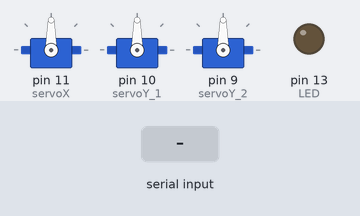
This sketch was run on a simulated Arduino Uno, built with avr-gcc and run on an emulated ATmega328P. Parts: 3 × servo, output pins drawn as LEDs (lit = HIGH). The test bench sets the inputs (shaded band).

Above: at 1.2 s.
1.3 s: "90,45:" received over Serial
At 3.4 s:
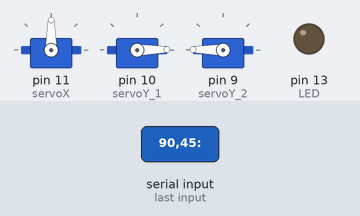
3.8 s: "30,150:" received over Serial
At 6.0 s:
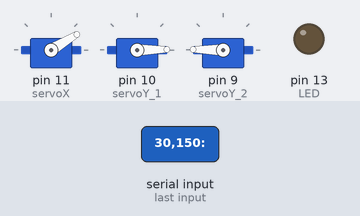
6.3 s: "5:" received over Serial
At 8.0 s:
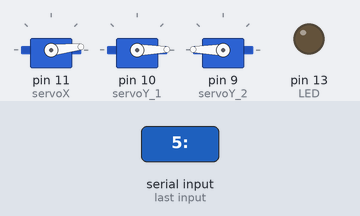
8.8 s: "200:" received over Serial
At 10.4 s:
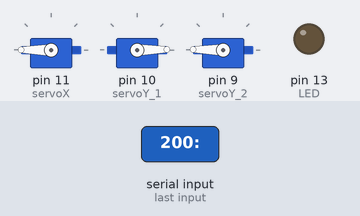
Timing chart, 0 to 11.9 s (numbered marks = the images above; inputs shaded):
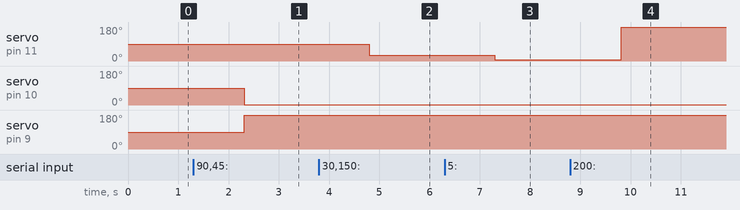

Measured:
- after the input at 1.3 s, servo on pin 10 (servoY_1): 90° → 1° after 1.0 s; servo on pin 9 (servoY_2): 90° → 179° after 1.0 s
- after the input at 3.8 s, servo on pin 11 (servoX): 90° → 31° after 1.0 s
- after the input at 6.3 s, servo on pin 11 (servoX): 31° → 6° after 1.0 s
- after the input at 8.8 s, servo on pin 11 (servoX): 6° → 180° after 1.0 s

The sketch:

ArduinoCOM_XY_coordTrack.ino
```cpp
#include <Servo.h>

Servo servoX; //"yaw"
Servo servoY_1; //"pitch
Servo servoY_2; //"pitch" two

int LED = 13;

int servoPosX = 90; //to store servo's x position
int servoPosY_1 = 90; //to store servo's y position
int servoPosY_2 = 90;

void setup() {
    // put your setup code here, to run once:
    Serial.begin(250000);
    pinMode(LED, OUTPUT);
    servoX.attach(11);
    servoY_1.attach(10);
    servoY_2.attach(9);
    servoX.write(servoPosX);
    servoY_1.write(servoPosY_1);
    servoY_2.write(servoPosY_2);
}

void loop() {
    //put your main code here, to run repeatedly:
    //delay(500);
    String s;
    String return_text;
    int count;
    int xDegree, yDegree;

    if (Serial.available() > 0) {
        String dataIn;
        count = 0;
        xDegree = (Serial.readStringUntil(':')).toInt();
        yDegree = (Serial.readStringUntil('\n')).toInt();

        //return_text = "info variable string is: " + dataIn;
        //Serial.println(yDegree, DEC);

        if (yDegree < servoPosY_1 /*&& degree != 0*/) {
            while (servoPosY_1 > yDegree) {
                servoY_1.write(servoPosY_1);
                servoY_2.write(servoPosY_2);
                //delay(2);
                //digitalWrite(LED, HIGH);
                servoPosY_1 -= 1;
                servoPosY_2 += 1; //goes in reverse
            }
            //digitalWrite(LED, LOW);
        }
        else if (yDegree > servoPosY_1) {
            while (servoPosY_1 < yDegree) {
                servoY_1.write(servoPosY_1);
                servoY_2.write(servoPosY_2);
                //delay(2);
                //digitalWrite(LED, HIGH);
                servoPosY_1 += 1;
                servoPosY_2 -= 1; //goes in reverse
            }
            //digitalWrite(LED, LOW);
        }

        if (xDegree < servoPosX /*&& degree != 0*/) {
            for (0; servoPosX > xDegree; servoPosX -= 1) {
                servoX.write(servoPosX);
                //delay(2);
            }
        }
        else if (xDegree > servoPosX) {
            for (0; servoPosX < xDegree; servoPosX += 1) {
                servoX.write(servoPosX);
                //delay(2);
            }
        }
        //delay(100);

        //Serial.print("x: ");
        //Serial.print(servoPosX);
        //Serial.print(" y: ");
        //Serial.println(servoPosY);

        digitalWrite(LED, HIGH);
        //delay(100);
        digitalWrite(LED, LOW);

        //Serial.println("");
        //Serial.print("Servo position: ");
        //Serial.println(servoPos);

        //for (int i = 0; i < 64; i++) { Serial.read(); }
        while (Serial.read() != -1) { count++; }
        //Serial.print("the \"Serial.read()\" has repeated: ");
        //Serial.print(count);
        //Serial.println(" times");
    }
}
```
